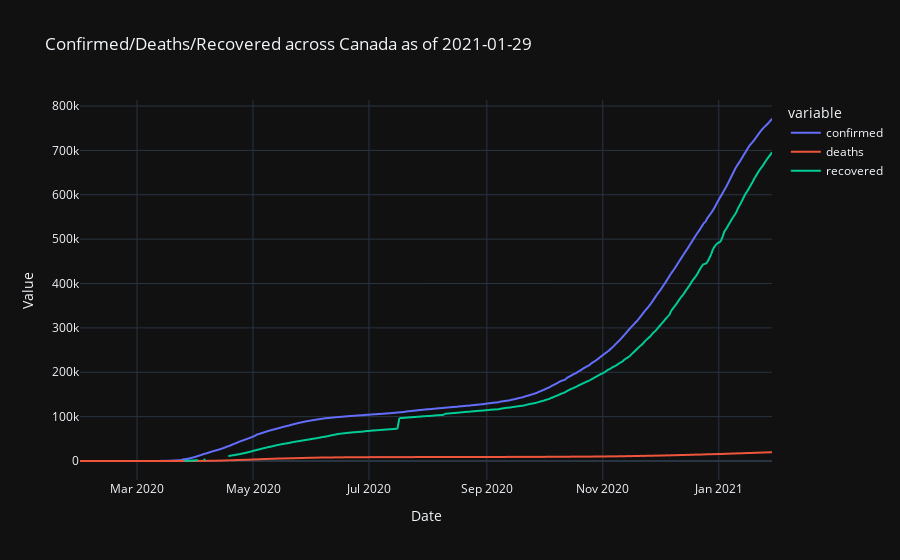

Notebook code cell kept with this figure:
### Code cell
#Create lineplot to show Confirmed/Deaths/Recovered over time in Canada
fig = px.line(canada_melt, x='parsed_date', y='value', color='variable', labels={'parsed_date':'Date', 'value': 'Value'}, title="Confirmed/Deaths/Recovered across Canada as of 2021-01-29")
fig.show()

### Figure 1 — Plotly figure (JSON) as saved in the notebook; plotly's stock layout.template omitted (floating-point values rounded to 4 significant figures; data arrays with more than 128 entries replaced by an {"elided": "..."} marker saying what was removed)
{"data": [{"hovertemplate": "variable=confirmed<br>Date=%{x}<br>Value=%{y}<extra></extra>", "legendgroup": "confirmed", "line": {"color": "#636efa", "dash": "solid"}, "mode": "lines", "name": "confirmed", "showlegend": true, "type": "scattergl", "x": {"elided": "341 str values"}, "xaxis": "x", "y": {"elided": "341 int values"}, "yaxis": "y"}, {"hovertemplate": "variable=deaths<br>Date=%{x}<br>Value=%{y}<extra></extra>", "legendgroup": "deaths", "line": {"color": "#EF553B", "dash": "solid"}, "mode": "lines", "name": "deaths", "showlegend": true, "type": "scattergl", "x": {"elided": "341 str values"}, "xaxis": "x", "y": {"elided": "341 int values"}, "yaxis": "y"}, {"hovertemplate": "variable=recovered<br>Date=%{x}<br>Value=%{y}<extra></extra>", "legendgroup": "recovered", "line": {"color": "#00cc96", "dash": "solid"}, "mode": "lines", "name": "recovered", "showlegend": true, "type": "scattergl", "x": {"elided": "341 str values"}, "xaxis": "x", "y": {"elided": "341 int values"}, "yaxis": "y"}], "layout": {"legend": {"title": {"text": "variable"}, "tracegroupgap": 0}, "title": {"text": "Confirmed/Deaths/Recovered across Canada as of 2021-01-29"}, "xaxis": {"anchor": "y", "domain": [0, 1], "title": {"text": "Date"}}, "yaxis": {"anchor": "x", "domain": [0, 1], "title": {"text": "Value"}}}}
